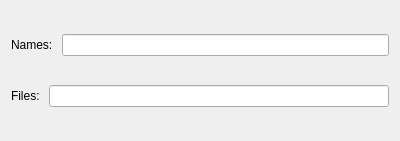
<?xml version="1.0" encoding="UTF-8"?>
<ui version="4.0">
 <class>Dialog</class>
 <widget class="QDialog" name="Dialog">
  <property name="geometry">
   <rect>
    <x>0</x>
    <y>0</y>
    <width>400</width>
    <height>141</height>
   </rect>
  </property>
  <property name="windowTitle">
   <string>Dialog</string>
  </property>
  <layout class="QVBoxLayout" name="verticalLayout">
   <item>
    <layout class="QHBoxLayout" name="horizontalLayout">
     <item>
      <widget class="QLabel" name="label">
       <property name="text">
        <string>Names: </string>
       </property>
      </widget>
     </item>
     <item>
      <widget class="QLineEdit" name="lineEdit"/>
     </item>
    </layout>
   </item>
   <item>
    <layout class="QHBoxLayout" name="horizontalLayout_2">
     <item>
      <widget class="QLabel" name="label_2">
       <property name="text">
        <string>Files: </string>
       </property>
      </widget>
     </item>
     <item>
      <widget class="QLineEdit" name="lineEdit_2"/>
     </item>
    </layout>
   </item>
  </layout>
 </widget>
 <layoutdefault spacing="6" margin="11"/>
 <resources/>
 <connections/>
</ui>
